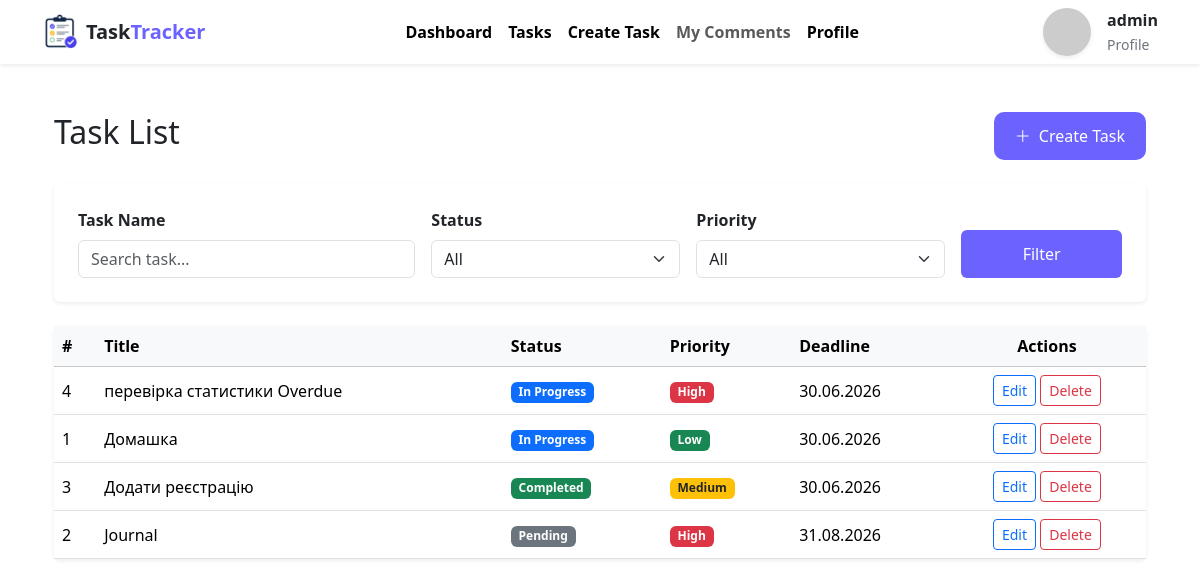
Before: /tasks/ (signed in) with the older database file.
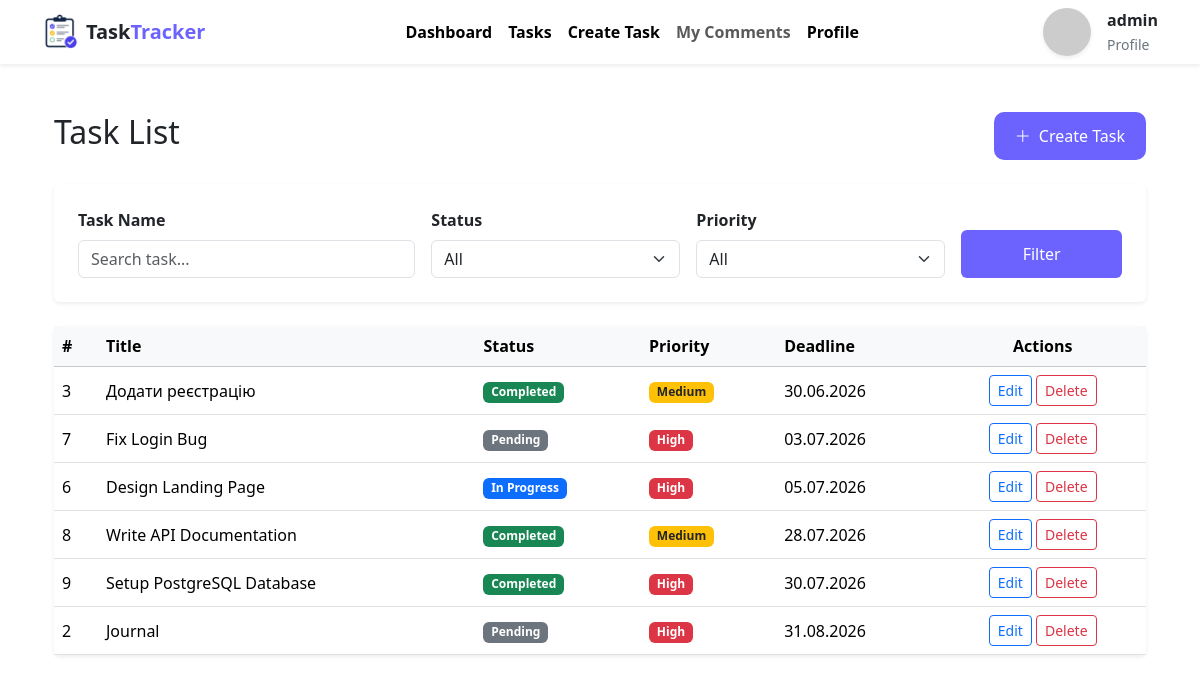
After: the same page with the newer database file.
### tasks/models.py (models this page shows, shortened)
class Task(models.Model):
    STATUS_CHOICES = [
        ('pending', 'Pending'),
        ('in_progress', 'In Progress'),
        ('completed', 'Completed'),
    ]
    PRIORITY_CHOICES = [
        ('low', 'Low'),
        ('medium', 'Medium'),
        ('high', 'High'),
    ]
    title = models.CharField(max_length=200)
    description = models.TextField()
    deadline = models.DateTimeField(null=True, blank=True)
    author = models.ForeignKey('auth.User', on_delete=models.CASCADE, related_name='tasks')
    status = models.CharField(max_length=20, choices=STATUS_CHOICES, default='pending')
    priority = models.CharField(max_length=20, choices=PRIORITY_CHOICES, default='medium')
    created_at = models.DateTimeField(auto_now_add=True)
    updated_at = models.DateTimeField(auto_now=True)
    class Meta:
        ordering = ['deadline', '-created_at']
        verbose_name = 'Task'
        verbose_name_plural = 'Tasks'

### tasks/views.py (the view)
# urls.py: path('tasks/', views.TaskListView.as_view(), name='task_list'),
class TaskListView(ListView):
    model = Task
    template_name = "task_list.html"
    context_object_name = "tasks"
    def get_queryset(self):
        queryset = Task.objects.all()
        search = self.request.GET.get("search")
        status = self.request.GET.get("status")
        priority = self.request.GET.get("priority")
        if search:
            queryset = queryset.filter(
                Q(title__icontains=search) |
                Q(description__icontains=search)
            )
        if status:
            queryset = queryset.filter(status=status)
        if priority:
            queryset = queryset.filter(priority=priority)
        return queryset

### templates/task_list.html (shortened to what the changed rows need)
{% extends 'base.html' %}
{% block content %}
<div class="container py-4">
    <div class="d-flex justify-content-between align-items-center mb-4">
        <h2>Task List</h2>
    </div>
    <div class="card shadow-sm border-0">
        <div class="table-responsive">
            <table class="table table-hover align-middle mb-0">
                <thead class="table-light">
                    <tr>
                        <th>#</th>
                        <th>Title</th>
                        <th>Status</th>
                        <th>Priority</th>
                        <th>Deadline</th>
                        <th class="text-center">Actions</th>
                    </tr>
                </thead>
                <tbody>
                {% for task in tasks %}
                    <tr class="clickable-row" data-href="{% url 'task_detail' task.pk %}" style="cursor:pointer;">
                    <td>{{ task.id }}</td>
                    <td>
                        {{ task.title }}
                    </td>
                    <td>
                        {% if task.status == "pending" %}
                            <span class="badge bg-secondary">
                                {{ task.get_status_display }}
                            </span>
                        {% elif task.status == "in_progress" %}
                            <span class="badge bg-primary">
                                {{ task.get_status_display }}
                            </span>
                        {% elif task.status == "completed" %}
                            <span class="badge bg-success">
                                {{ task.get_status_display }}
                            </span>
                        {% endif %}
                    </td>
                    <td>
                        {% if task.priority == "high" %}
                            <span class="badge bg-danger">
                                {{ task.get_priority_display }}
                            </span>
                        {% elif task.priority == "medium" %}
                            <span class="badge bg-warning text-dark">
                                {{ task.get_priority_display }}
                            </span>
                        {% elif task.priority == "low" %}
                            <span class="badge bg-success">
                                {{ task.get_priority_display }}
                            </span>
                        {% endif %}
                    </td>
                    <td>{{ task.deadline|date:"d.m.Y" }}</td>
                    <td class="text-center">
                         <a href="{% url 'task_edit' task.pk %}"
                            class="btn btn-sm btn-outline-primary"
                            onclick="event.stopPropagation();">
                                Edit
                        </a>
                        <a href="{% url 'task_delete' task.pk %}"
                            class="btn btn-sm btn-outline-danger"
                            onclick="event.stopPropagation();">
                                Delete
                        </a>
                    </td>
                </tr>
                {% empty %}
                <tr>
                    <td colspan="6" class="text-center py-5">
                        No tasks yet.
                    </td>
                </tr>
                {% endfor %}
                </tbody>
            </table>
        </div>
    </div>
</div>
{% endblock %}

Changed rows visible on the page:
removed Task: id "4", title "перевірка статистики Overdue", status "In Progress", priority "High", deadline "30.06.2026"
removed Task: id "1", title "Домашка", status "In Progress", priority "Low", deadline "30.06.2026"
added Task: id "7", title "Fix Login Bug", status "Pending", priority "High", deadline "03.07.2026"
added Task: id "6", title "Design Landing Page", status "In Progress", priority "High", deadline "05.07.2026"
added Task: id "8", title "Write API Documentation", status "Completed", priority "Medium", deadline "28.07.2026"
added Task: id "9", title "Setup PostgreSQL Database", status "Completed", priority "High", deadline "30.07.2026"
